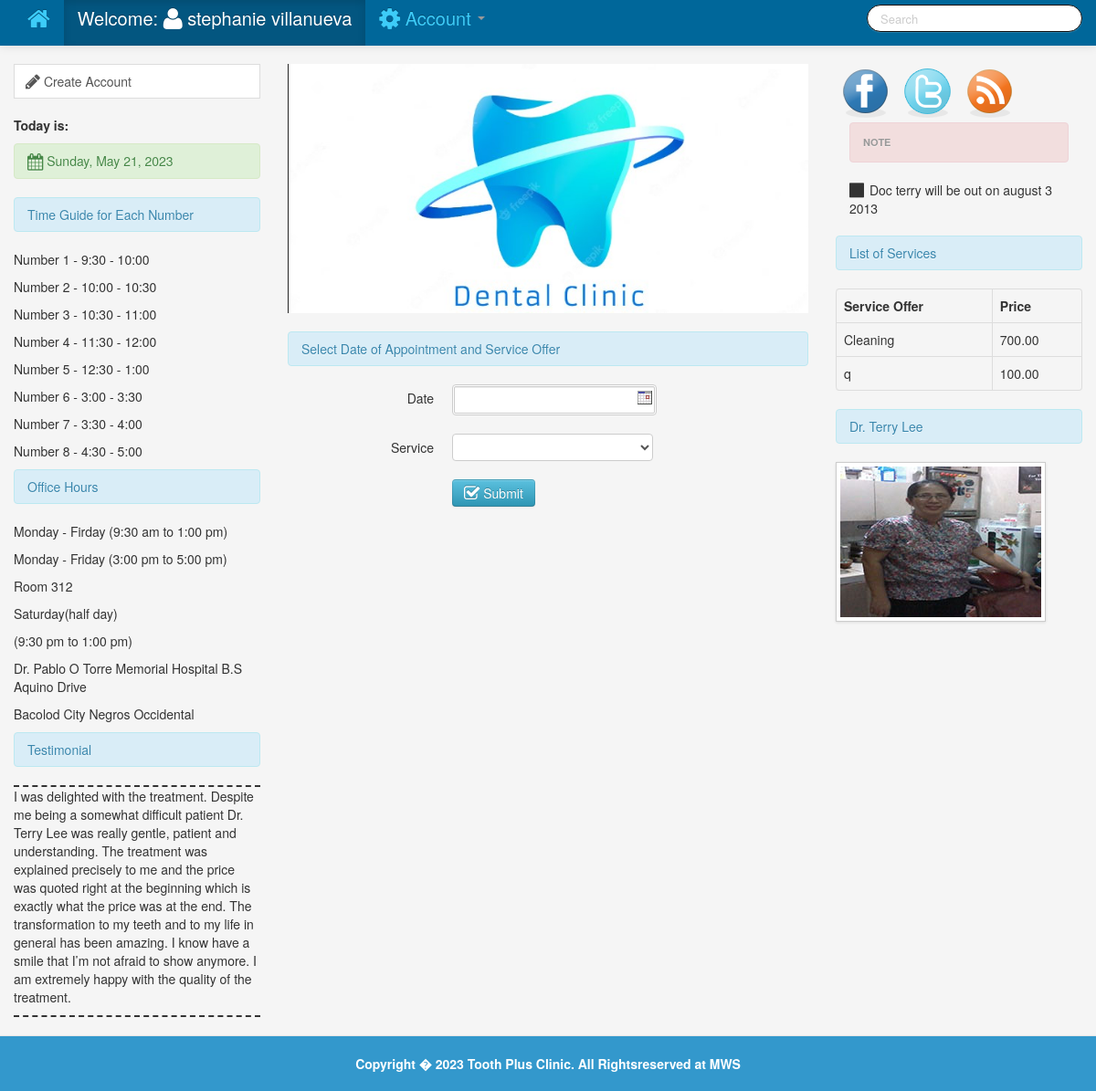
Screenshot of /dasboard.php (signed in) with the database file from the repository.
### tables this page shows
CREATE TABLE IF NOT EXISTS `members` (
  `member_id` int(11) NOT NULL AUTO_INCREMENT,
  `firstname` varchar(100) NOT NULL,
  `lastname` varchar(100) NOT NULL,
  `middlename` varchar(100) NOT NULL,
  `address` varchar(100) NOT NULL,
  `email` varchar(100) NOT NULL,
  `contact_no` varchar(100) NOT NULL,
  `age` int(11) NOT NULL,
  `gender` varchar(100) NOT NULL,
  `username` varchar(100) NOT NULL,
  `password` varchar(100) NOT NULL,
  PRIMARY KEY (`member_id`)
);

CREATE TABLE IF NOT EXISTS `note` (
  `note_id` int(11) NOT NULL AUTO_INCREMENT,
  `date` varchar(100) NOT NULL,
  `message` varchar(200) NOT NULL,
  PRIMARY KEY (`note_id`)
);

CREATE TABLE IF NOT EXISTS `service` (
  `service_id` int(11) NOT NULL AUTO_INCREMENT,
  `service_offer` varchar(100) NOT NULL,
  `price` decimal(11,2) NOT NULL,
  PRIMARY KEY (`service_id`)
);

### session.php (called while the page is built, shortened)
<?php
$session_id=$_SESSION['id'];
?>

### dasboard.php (the view, shortened to what this page needs)
<?php include('header.php'); ?>
<?php include('session.php'); ?>
<?php include('dbcon.php'); ?>
<?php include('navbar_dasboard.php'); ?>
    <div class="container">
		<div class="margin-top">
			<div class="row">
				<div class="span3">
					    <ul class="nav nav-tabs nav-stacked">
							<li class="active">
							<a href="#"><i class="icon-pencil icon-large"></i>&nbsp;Create Account</a>
							</li>
						</ul>
						<p><strong>Today is:</strong></p>
				 <div class="alert alert-success">
                        <i class="icon-calendar icon-large"></i>
                        <?php
                        $Today = date('d:m:y');
                        $new = date('l, F d, Y', strtotime($Today));
                        echo $new;
                        ?>
                    </div>
				<div class="alert alert-info">Time Guide for Each Number</div>
						<p>Number 1  - 9:30 - 10:00</p>
						<p>Number 2  - 10:00 - 10:30</p>
						<p>Number 3  - 10:30 - 11:00</p>
						<p>Number 4  - 11:30 - 12:00</p>
						<p>Number 5  - 12:30 - 1:00</p>
						<p>Number 6  - 3:00 - 3:30</p>
						<p>Number 7  - 3:30 - 4:00</p>
						<p>Number 8  - 4:30 - 5:00</p>
				<div class="alert alert-info">Office Hours</div>
						<p>Monday - Firday (9:30 am to 1:00 pm)</p>
						<p>Monday - Friday (3:00 pm to 5:00 pm)</p>
						<p>Room 312</p>
						<p>Saturday(half day)</p>
						<p>(9:30 pm to 1:00 pm)</p>
						<p>Dr. Pablo O Torre Memorial Hospital B.S Aquino Drive</p>
						<p>Bacolod City Negros Occidental</p>
				<div class="alert alert-info">Testimonial</div>
				<div class="testimonial_div">
					<p>
					I was delighted with the treatment. Despite me being a somewhat difficult patient Dr. Terry Lee was really gentle, patient and understanding.
					The treatment was explained precisely to me and the price was quoted right at the beginning which is exactly what the price was at the end.
					The transformation to my teeth and to my life in general has been amazing.
					I know have a smile that I’m not afraid to show anymore. I am extremely happy with the quality of the treatment.
					</p>
					</div>
				</div>
				<div class="span6">
					<img src="img/dr.jpg">
					<br>
					<br>
				<div class="alert alert-info">Select Date of Appointment and Service Offer</div>
	<form class="form-horizontal" method="POST">
    <div class="control-group">
    <label class="control-label" for="inputEmail">Date</label>
    <div class="controls">
    <input type="text"  class="w8em format-d-m-y highlight-days-67 range-low-today" name="date" id="sd" maxlength="10" style="border: 3px double #CCCCCC;" required/>
    </div>
    </div>
    <div class="control-group">
    <label class="control-label" for="inputPassword">Service</label>
    <div class="controls">
		<select name="service" required>
			<option></option>
		<?php $query=mysqli_query($conn,"select * from service")or die(mysqli_error($conn));
		while($row=mysqli_fetch_array($query)){
		?>
		<option value="<?php echo $row['service_id']; ?>"><?php echo $row['service_offer'] ?></option>
		<?php } ?>
		</select>
    </div>
    </div>
    <div class="control-group">
    <div class="controls">
    <button type="submit" name="sub" class="btn btn-info"><i class="icon-check icon-large"></i>&nbsp;Submit</button>
    </div>
    </div>
    </form>
				</div>
				<div class="span3">
				<img src="img/32x32/facebook.png">
				<img src="img/32x32/twitter.png">
				<img src="img/32x32/rss.png">
				    <ul class="nav nav-list">
					 <div class="alert alert-danger"><li class="nav-header">NOTE</li></div>
				<?php
				$note_query = mysqli_query($conn,"select * from note ")or die(mysqli_error($conn));
				$note_count =mysqli_num_rows($note_query);
				while($note_row = mysqli_fetch_array($note_query)){
				if ($note_count > 0){ ?>
				<li><i class="icon-stop icon-large"></i>&nbsp;<?php echo $note_row['message'] ?></li>
				<?php
				}  }
				?>
				</ul>
				<br>
				<div class="alert alert-info">List of Services</div>
						<table class="table  table-bordered">
                                <thead>
                                    <tr>
                                        <th>Service Offer</th>
                                        <th>Price</th>
                                    </tr>
                                </thead>
                                <tbody>
                                  <?php $user_query=mysqli_query($conn,"select * from service")or die(mysqli_error($conn));
									while($row=mysqli_fetch_array($user_query)){
									$id=$row['service_id']; ?>
									 <tr class="del<?php echo $id ?>">
                                    <td><?php echo $row['service_offer']; ?></td>
                                    <td><?php echo $row['price']; ?></td>
									<?php } ?>
                                </tbody>
                            </table>
				<div class="alert alert-info">Dr. Terry Lee</div>
					<img  class="img img-polaroid" src="images/c.jpg">
				</div>
			</div>
		</div>
    </div>
<?php include('footer.php') ?>

### navbar_dasboard.php (shortened to what this page needs)
     	 <div class="navbar navbar-fixed-top navbar-inverse">
            <div class="navbar-inner">
                <div class="container">
                    <div class="nav-collapse collapse">
					<ul class="nav">
					<?php
					$query=mysqli_query($conn,"select * from members where member_id='$session_id'")or die(mysqli_error($conn));
					$row=mysqli_fetch_array($query);
					?>
					<li><a href="dasboard.php" class=""><i class="icon-home icon-large"></i></a></li>
					<li class="active" ><a href="dasboard.php" class="">Welcome:&nbsp;<i class="icon-user icon-large"></i>&nbsp;<?php echo $row['firstname']." ".$row['lastname']; ?></a></li>
					<li class="dropdown">
<a class="dropdown-toggle" data-toggle="dropdown" href="#">
<i class="icon-cog icon-large"></i>&nbsp;Account
<b class="caret"></b>
</a>
</li>
					</ul>
					     <form class="navbar-search pull-right">
    <input type="text" class="search-query" placeholder="Search">
    </form>
                    </div>
                </div>
            </div>
        </div>

### css/docs.css (style rules this page uses)
.testimonial_div { border-bottom: 2px dashed; border-top: 2px dashed; margin-bottom: 10px }
.navbar { *position: relative; *z-index: 2; margin-bottom: 20px; overflow: visible; }
.navbar-inner { min-height: 40px; padding-right: 20px; padding-left: 20px; background-color: #3dccf8; }
.margin-top { margin-top:70px; }
body { background:#f5f5f5; position: relative; }
body > .navbar { font-size: 13px; }

### rows the page displays
members: firstname "stephanie", lastname "villanueva"
note: message "Doc terry will be out on august 3 2013"
service: service_offer "Cleaning", price "700.00"
service: service_offer "q", price "100.00"
